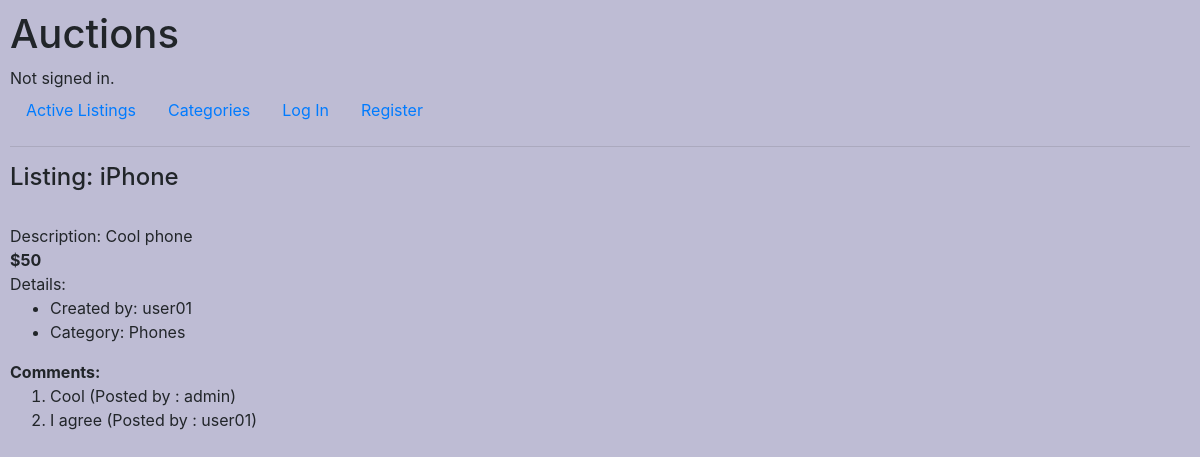
The page /10 on the database its author committed.
### auctions/models.py (models this page shows, shortened)
class Listing (models.Model):
    title = models.CharField(max_length=64)
    description = models.CharField(max_length=64)
    createdby=models.ForeignKey(User, on_delete=models.CASCADE, related_name="listing_owner")
    bid=models.ManyToManyField(Bid, related_name="listing_bid")
    picture_url=models.URLField(max_length=64, blank='True')
    is_active = models.BooleanField(default=True)
    winner= models.CharField(max_length=64, blank='True')
    category = models.ForeignKey(Category, related_name = "listing_category", on_delete=models.SET_NULL, null='True')

class User(AbstractUser):
    bid = models.ManyToManyField(Bid, related_name="user_bid")
    def __str__(self):
        return f"{self.username}"

class Category (models.Model):
    name = models.CharField(max_length=64, unique = 'True', blank = 'True')
    def __str__(self):
        return f"{self.name}"

class Coments (models.Model):
    text = models.CharField(max_length=64)
    listing = models.ForeignKey(Listing, on_delete=models.CASCADE, related_name="listing_comment")
    createdby=models.ForeignKey(User, on_delete=models.CASCADE, related_name="comment_owner")
    def __str__(self):
        return f"{self.text}"

### auctions/views.py (the view, shortened to what this page needs)
# urls.py: path("<int:listing_id>", views.listing, name="listing"),
def listing (request, listing_id):
    form = CommentForm()
    b_form = BidForm()
    user = request.user
    is_not_enough=False
    current_user_is_winner=False
    listing = Listing.objects.get(pk=listing_id)
    bids=listing.bid.all()
    max_old_bid=bids.order_by('-bid')[0].bid
    is_active=True
    listing = Listing.objects.get(pk=listing_id)
    user = request.user
    if user.is_authenticated:
        watchlist = WatchList.objects.filter(owner=User.objects.get(username=user)).first()
        if not watchlist:
            watchlist = WatchList (owner=User.objects.get(username=user))
            watchlist.save()
        is_listing_in_watchlist = watchlist.items.filter(title = listing.title)
        if listing.createdby == user:
            is_owner=True
        else:
            is_owner=False
        if listing.winner == user.username and listing.is_active == False:
                current_user_is_winner='True'
    else:
        is_listing_in_watchlist = None
        is_owner = False
    return render (request, "auctions/listing.html", {
        "comment_form": form,
        "bid_form": b_form,
        "is_listing_in_watchlist": is_listing_in_watchlist,
        "listing": listing,
        "is_not_enough": is_not_enough,
        "max_bid": max_old_bid,
        "bids_count": Bid.objects.filter(listing_bid__title=listing.title).count(),
        "is_owner": is_owner,
        "current_user_is_winner": current_user_is_winner,
        "comments": Coments.objects.filter(listing__title = listing.title),
        "bid_already_placed": Bid.objects.filter(user_bid__username=user).filter(listing_bid__title=listing.title).first(),
        "starting_bid": Bid.objects.filter(user_bid__username=listing.createdby).filter(listing_bid__title=listing.title).first().bid
        } )

### auctions/templates/auctions/listing.html (shortened to what this page needs)
{% extends "auctions/layout.html" %}
{% block body %}
<h4>Listing: {{listing.title}} </h4>
<div><img src="{{listing.picture_url}}"/></div>
<div class="description"> Description: {{listing.description}}</div>
<div> <b> ${{max_bid}} </b></div>
<div> Details:
 <ul>
  <li>Created by: {{listing.createdby}}</li>
  <li>Category: {{listing.category}}</li>
 </ul>
</div>
  <b>Comments:</b>
  <ol>
  {% for comment in comments %}
  <li>{{comment}} (Posted by : {{comment.createdby}})</li>
  {% endfor %}
  </ol>
{% endblock %}

### auctions/static/auctions/styles.css (style rules this page uses)
body { padding: 10px; background-color: #BEBCD4; }

### rows shown on the page
Listing: title "iPhone", description "Cool phone", createdby "user01", category "Phones"
Coments: text "Cool", createdby "admin"
Coments: text "I agree", createdby "user01"

### other values the page prints
{{ max_bid }} "50"
